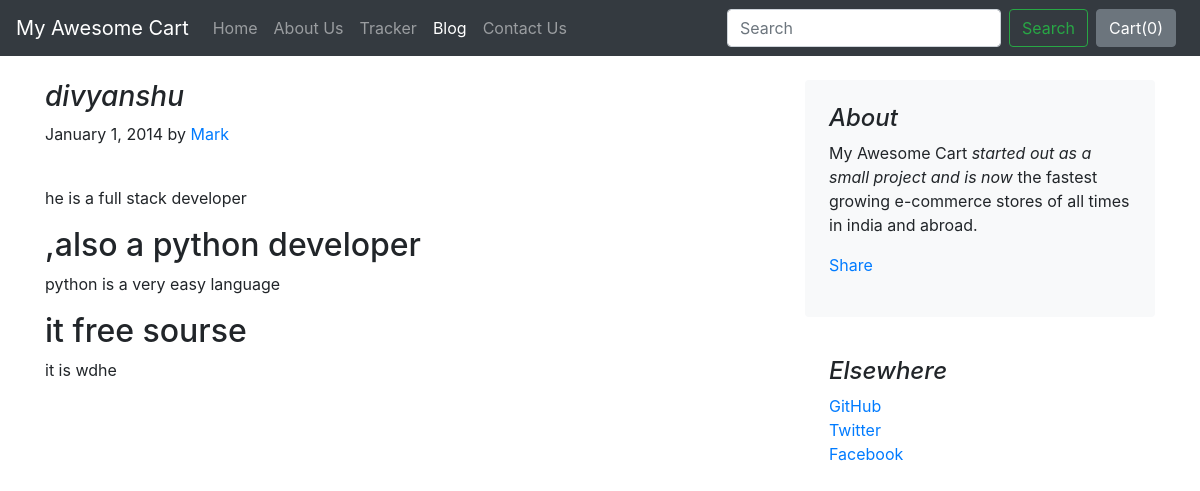
The page /blog/blogpost/1 on the database its author committed.
### blog/models.py (models this page shows)
class Blogpost(models.Model):
    post_id = models.AutoField(primary_key=True)
    title = models.CharField(max_length=50)
    head0 = models.CharField(max_length=500,)
    chead0 = models.CharField(max_length=5000,default='')
    head1 = models.CharField(max_length=500)
    chead1 = models.CharField(max_length=5000,default='')
    head2 = models.CharField(max_length=500)
    chead2 = models.CharField(max_length=5000,default='')
    pub_date = models.DateField()
    thumbnail = models.ImageField(upload_to='blog/images')
    def __str__(self):
        return self.title

### blog/views.py (the view)
# urls.py: path('blogpost/<int:id>', views.blogpost),
def blogpost(request, id):
    post = Blogpost.objects.filter(post_id = id)[0]
    print(post)
    return render(request, 'blog/blogpost.html',
                  {'post':post})

### templates/blog/blogpost.html (shortened to what this page needs)
{% extends 'blog/basic.html' %}
{% block body %}
<div class="container">
    <div class="row mt-4">
        <div class="col-md-8 blog-main">
            <h3 class="font-italic">
                {{post.title}}
            </h3>
            <div class="blog-post">
                <p class="blog-post-meta">January 1, 2014 by <a href="#">Mark</a></p>
                <div class="fb-like" data-href="http://127.0.0.1:8000/blog/blogpost/{{post.post_id}}" data-layout="standard" data-action="like" data-size="large" data-show-faces="false" data-share="true"></div><br>
                <p>{{post.chead0}}</p>
                <h2>{{post.head1}}</h2>
                <p>{{post.chead1}}</p>
                <h2>{{post.head2}}</h2>
                <p>{{post.chead2}}</p>
            </div>
        </div>
        <aside class="col-md-4 blog-sidebar">
            <div class="p-4 mb-3 bg-light rounded">
                <h4 class="font-italic">About</h4>
                <p class="mb-0">My Awesome Cart <em>started out as a small project and is now</em> the fastest growing e-commerce stores of all times in india and abroad.</p>
                <div class="my-3 fb-share-button" data-href="http://127.0.0.1:8000/blog/blogpost/{{post.post_id}}" data-layout="button_count" data-size="large"><a target="_blank" href="https://www.facebook.com/sharer/sharer.php?u=http%3A%2F%2F127.0.0.1%3A8000%2Fblog%2Fblogpost%2F4&src=sdkpreparse" class="fb-xfbml-parse-ignore">Share</a></div>
            </div>
            <div class="p-4">
                <h4 class="font-italic">Elsewhere</h4>
                <ol class="list-unstyled">
                    <li><a href="#">GitHub</a></li>
                    <li><a href="#">Twitter</a></li>
                    <li><a href="#">Facebook</a></li>
                </ol>
            </div>
        </aside>
    </div>
</div>
{% endblock %}

### rows shown on the page
Blogpost: title "divyanshu", chead0 "he is a full stack developer", head1 ",also a python developer", chead1 "python is a very easy language", head2 "it free sourse", chead2 "it is wdhe"
